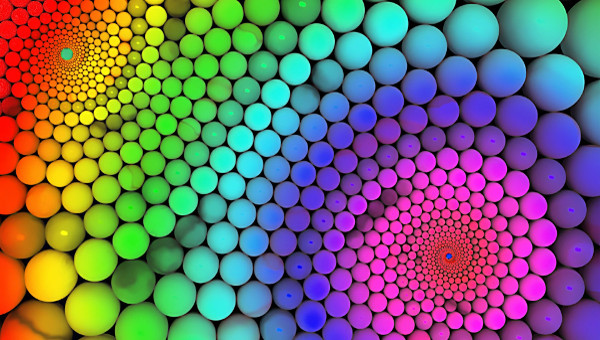
#> input picture assignments/multicolor.webp, 600 x 340 px, found by its file name
$ jupyter execute Assignment_3.ipynb
#> lines starting #> are read from the running program, lines starting #| are printed output that depends on the picture
Importo le librerie e monto il drive:

[cell 1]
import numpy as np
from matplotlib import pyplot as plt

# Image management
from skimage import io # Input/output
from skimage import transform # Geometric transformations (e.g. resize)
from skimage import filters # Local processing
from skimage import color # Change of color space

# Set visualization size for figures (notebook only)
plt.rcParams['figure.figsize'] = [15,5] # width, height

[cell 2]
from google.colab import drive
drive.mount('/content/drive')

Carico un immagine:

[cell 3]
im = io.imread('/content/drive/MyDrive/digital signal/consegna_assignments/multicolor.webp')
#> im is the input picture: shape (340, 600, 3); mean R, G, B 114.7, 109.8, 109.1
plt.imshow(im)

[cell 4]
im_ycbcr = color.rgb2ycbcr(im)
#> im_ycbcr: shape (340, 600, 3) float64; mean of channels 0, 1, 2 111.5, 126.9, 130.2
plt.imshow((im_ycbcr).astype(np.uint8))
plt.title('YCbCr as RGB')
plt.show()
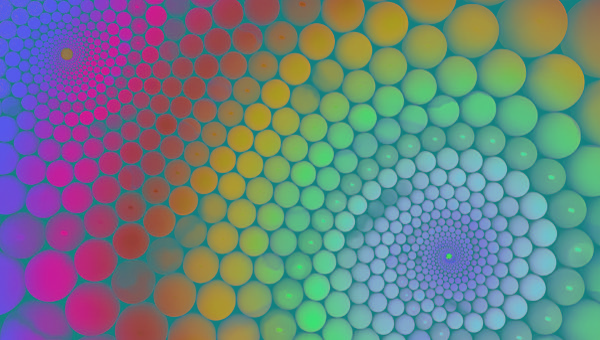
#> shown: shape (340, 600, 3); mean R, G, B 111, 126.4, 129.7

[cell 5]
#Mostriamo ora i singoli canali dell'imagine riconvertita (con scala di grigio)
plt.subplot(1,3,1), plt.imshow(im_ycbcr[:,:,0], cmap='gray'); plt.title('Y')
plt.subplot(1,3,2), plt.imshow(im_ycbcr[:,:,1], cmap='gray'); plt.title('Cb')
plt.subplot(1,3,3), plt.imshow(im_ycbcr[:,:,2], cmap='gray'); plt.title('Cr')

Smoothing sui canali Cb e Cr:

[cell 6]
im_ycbcr_blur = im_ycbcr.copy()
im_ycbcr_blur[:,:,0] = im_ycbcr[:,:,0]
im_ycbcr_blur[:,:,1:3] = filters.gaussian(im_ycbcr[:,:,1:3], multichannel = True,
                                          sigma = [10,10])
#> im_ycbcr_blur: shape (340, 600, 3) float64; mean of channels 0, 1, 2 111.5, 127, 130.2

plt.subplot(1,3,1), plt.imshow(im_ycbcr_blur[:,:,0], cmap='gray'); plt.title('Y')
plt.subplot(1,3,2), plt.imshow(im_ycbcr_blur[:,:,1], cmap='gray'); plt.title('Cb')
plt.subplot(1,3,3), plt.imshow(im_ycbcr_blur[:,:,2], cmap='gray'); plt.title('Cr')

[cell 7]
im_riconvertita = color.ycbcr2rgb(im_ycbcr_blur)
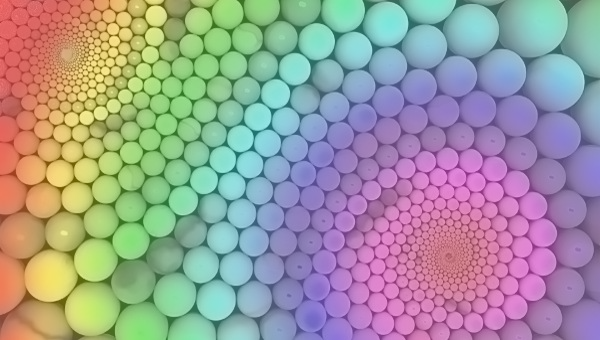
#> im_riconvertita: shape (340, 600, 3) float64; mean R, G, B 0.45, 0.431, 0.428; drawn with min black and max white

#Confrontiamo l'immagine di partenza con quella ottenuta dopo il blurring (e
#riconvertita):
plt.subplot(1,2,1); plt.imshow(im)
plt.subplot(1,2,2); plt.imshow(im_riconvertita)

#Il blurring (o smoothing) è avvenuto solo sui colori, non
#sui "dettagli", perché non ho modificato Y ma solo Cb e Cr
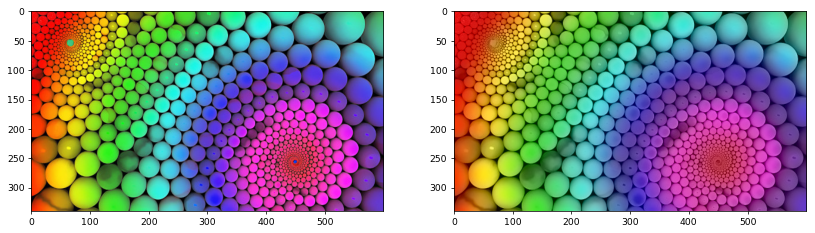
#> figure drawn by matplotlib, 2 panels

Smoothing sul canale Y:

[cell 8]
im_ycbcr_blur2 = im_ycbcr.copy()
im_ycbcr_blur2[:,:,0] = filters.gaussian(im_ycbcr[:,:,0], multichannel = True,
                                          sigma = 10)
#> im_ycbcr_blur2: shape (340, 600, 3) float64; mean of channels 0, 1, 2 111.5, 126.9, 130.2

plt.subplot(1,3,1), plt.imshow(im_ycbcr_blur2[:,:,0], cmap='gray'); plt.title('Y')
plt.subplot(1,3,2), plt.imshow(im_ycbcr_blur2[:,:,1], cmap='gray'); plt.title('Cb')
plt.subplot(1,3,3), plt.imshow(im_ycbcr_blur2[:,:,2], cmap='gray'); plt.title('Cr')
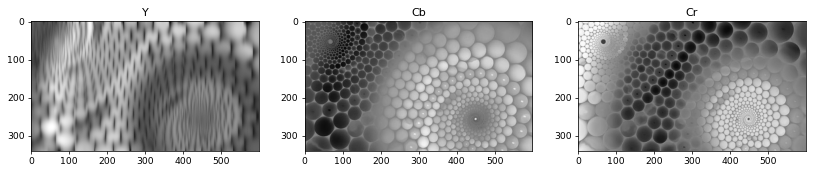
#> figure drawn by matplotlib, 3 panels

[cell 9]
im_riconvertita2 = color.ycbcr2rgb(im_ycbcr_blur2)
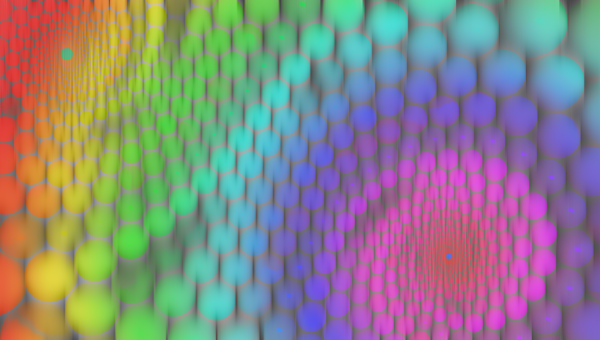
#> im_riconvertita2: shape (340, 600, 3) float64; mean R, G, B 0.45, 0.431, 0.428; drawn with min black and max white

#Confrontiamo l'immagine di partenza con quella ottenuta dopo il blurring (e
#riconvertita):
plt.subplot(1,2,1); plt.imshow(im)
plt.subplot(1,2,2); plt.imshow(im_riconvertita2)

#Questa volta lo smoothing ha agito solo sui dettagli (dati da repentini cambi
#di luminanza) e non sui colori
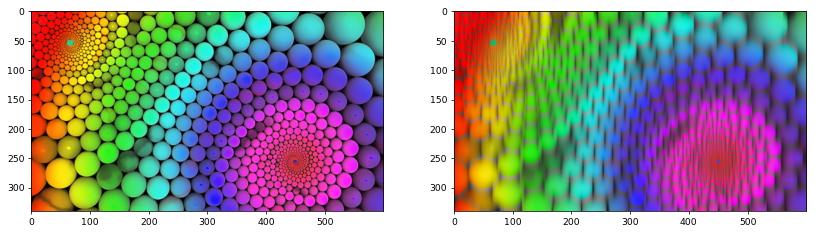
#> figure drawn by matplotlib, 2 panels

Creiamo ora due funzioni che facciano quanto appena fatto:

[cell 10]
def compress_CbCr (image, sigma = [1,1]):
  im_YCbCr_blur = color.rgb2ycbcr(im).copy()
  im_YCbCr_blur[:,:,1:3] = filters.gaussian(im_ycbcr[:,:,1:3], multichannel = True,
                                          sigma = sigma)
#> im_YCbCr_blur: shape (340, 600, 3) float64; mean of channels 0, 1, 2 111.5, 126.3, 131.8
  return color.ycbcr2rgb(im_YCbCr_blur)
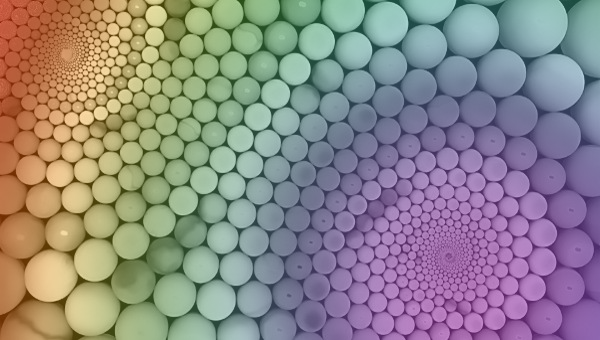
#> returned value: shape (340, 600, 3) float64; mean of channels 0, 1, 2 0.46, 0.427, 0.423; drawn with min black and max white

[cell 11]
plt.imshow(compress_CbCr(im, sigma = [100,100]))
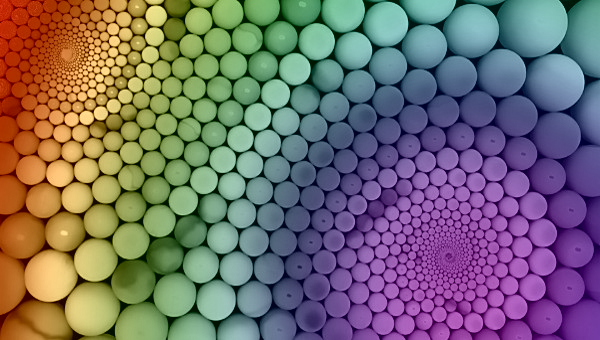
#> shown: shape (340, 600, 3) float64; mean R, G, B 0.462, 0.428, 0.431

[cell 12]
def compress_Y (image, sigma = 1):
  im_YCbCr_blur = color.rgb2ycbcr(im).copy()
  im_YCbCr_blur[:,:,0] = filters.gaussian(im_ycbcr[:,:,0], multichannel = True,
                                          sigma = sigma)
#> im_YCbCr_blur: shape (340, 600, 3) float64; mean of channels 0, 1, 2 109.6, 126.9, 130.2
  return color.ycbcr2rgb(im_YCbCr_blur)
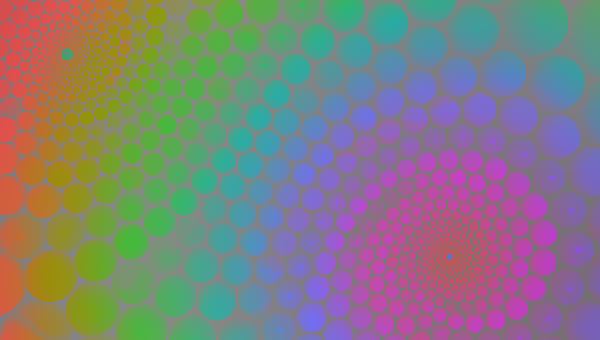
#> returned value: shape (340, 600, 3) float64; mean of channels 0, 1, 2 0.441, 0.422, 0.419; drawn with min black and max white

[cell 13]
plt.imshow(compress_Y(im, sigma = [100,100]))
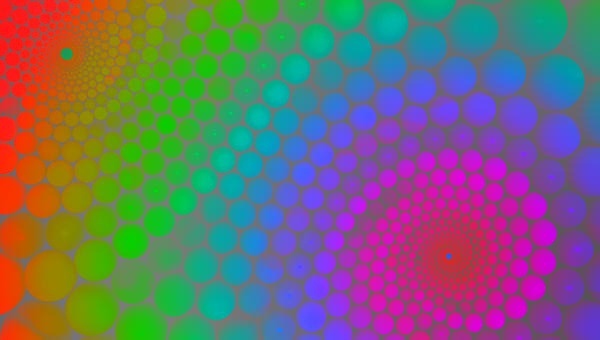
#> shown: shape (340, 600, 3) float64; mean R, G, B 0.442, 0.422, 0.435
